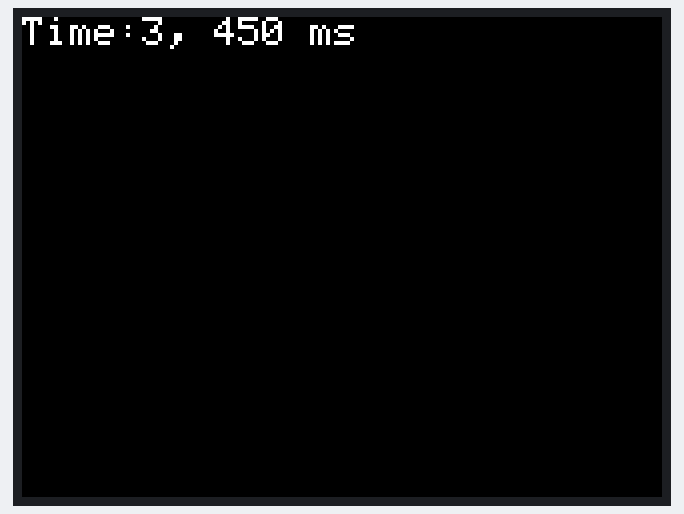
This sketch was run on a simulated ESP32. On the bench: 320×240 colour display.

Above: at 0.67 s.
At 4.58 s:
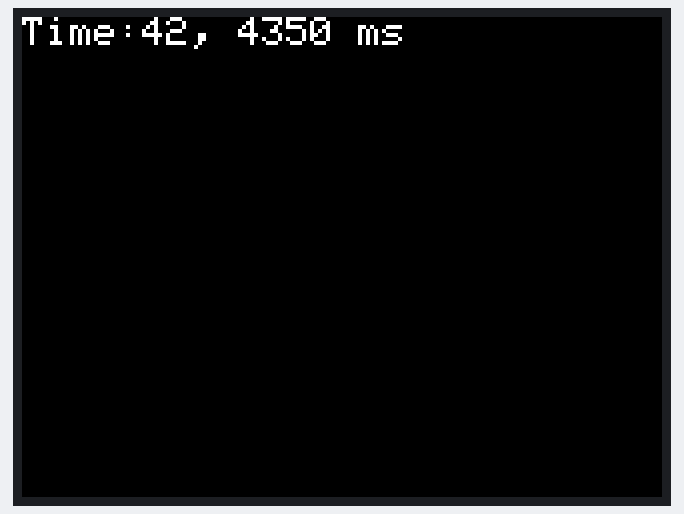
At 8.48 s:
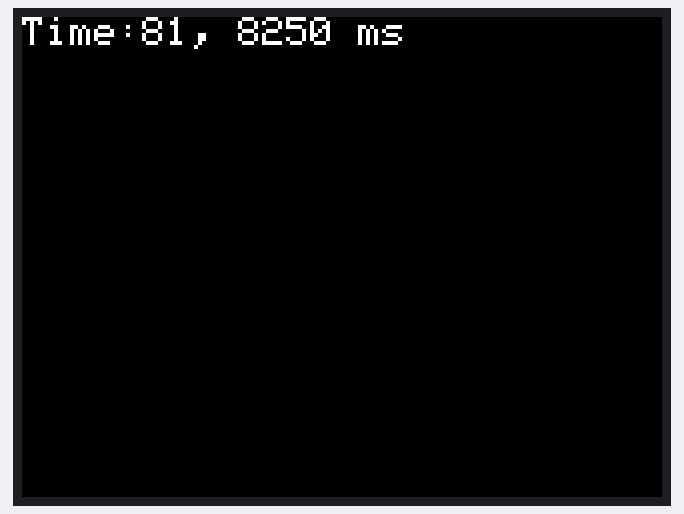
At 16.33 s:
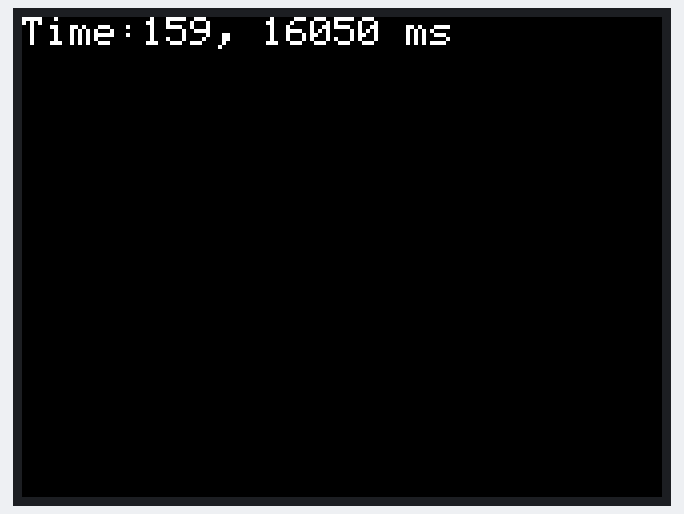
At 29.33 s:
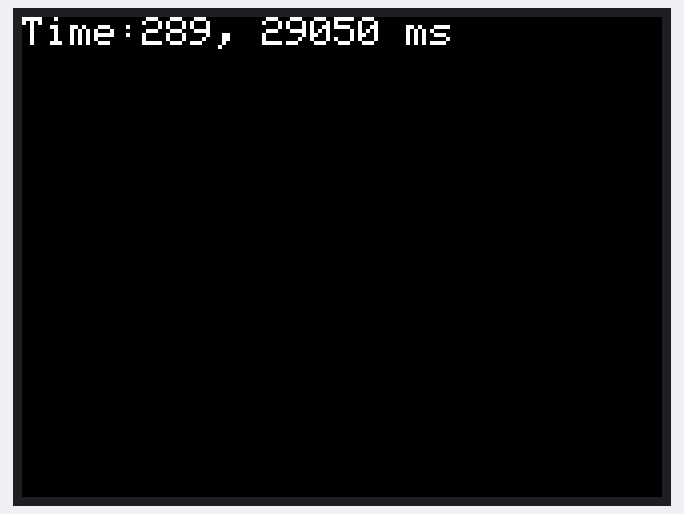
At 39.59 s:
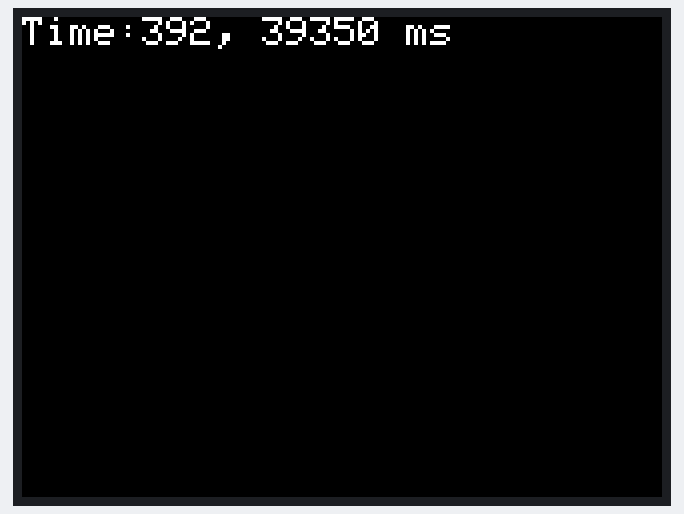

The sketch:

M5_timer.ino
```cpp
#include<M5Stack.h>

hw_timer_t * timer = NULL;
volatile uint32_t counter = 0;
volatile uint32_t current_time = 0;

void onTimer(){
    counter++;
    current_time = millis();

    //画面クリア(黒で塗りつぶす)
    M5.Lcd.clear(BLACK);
    //文字列の位置を定義
    M5.Lcd.setCursor(0, 0);
    //文字列を表示
    M5.Lcd.printf("Time:%u, %u ms\n", counter, current_time);
}

void setup() {
    M5.begin();

    //バックライトの明るさを0～255で指定
    M5.Lcd.setBrightness(255);

    //文字色を設定（文字背景色は透明）
    M5.Lcd.setTextColor(WHITE);

    //文字の大きさを1～7で指定
    M5.Lcd.setTextSize(2);

    // タイマ作成
    timer = timerBegin(0, 80, true);

    //タイマ割り込みサービス・ルーチン onTimer を登録
    timerAttachInterrupt(timer, &onTimer, true);

    //割り込みタイミング(ms)の設定
    timerAlarmWrite(timer, 100000, true);

    //タイマ有効化
    timerAlarmEnable(timer);
}

void loop() {
}
```
